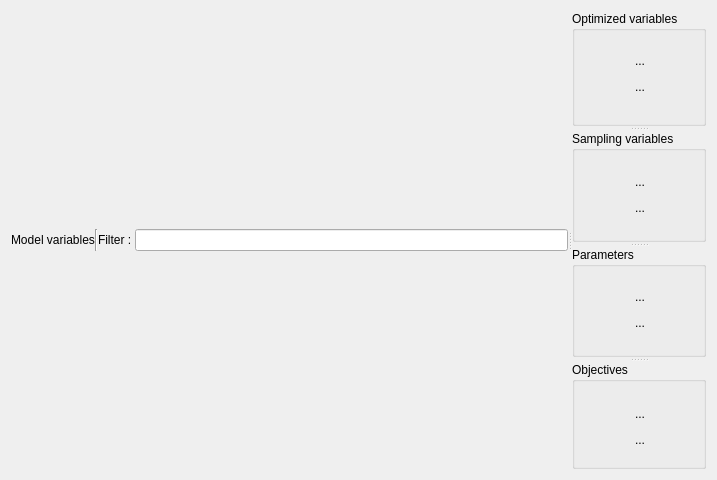
<?xml version="1.0" encoding="UTF-8"?>
<ui version="4.0">
 <class>WidgetSelectEditVarsClass</class>
 <widget class="QWidget" name="WidgetSelectEditVarsClass">
  <property name="geometry">
   <rect>
    <x>0</x>
    <y>0</y>
    <width>717</width>
    <height>480</height>
   </rect>
  </property>
  <property name="windowTitle">
   <string>Form</string>
  </property>
  <property name="locale">
   <locale language="C" country="AnyCountry"/>
  </property>
  <layout class="QGridLayout" name="gridLayout_2">
   <item row="0" column="0">
    <layout class="QGridLayout" name="layoutToolBar"/>
   </item>
   <item row="1" column="0">
    <widget class="QSplitter" name="splitter_2">
     <property name="orientation">
      <enum>Qt::Horizontal</enum>
     </property>
     <widget class="QWidget" name="widgetAllVars" native="true">
      <layout class="QGridLayout" name="gridLayout_3">
       <property name="margin">
        <number>0</number>
       </property>
       <property name="spacing">
        <number>0</number>
       </property>
       <item row="0" column="0">
        <layout class="QGridLayout" name="layoutAllVars">
         <property name="topMargin">
          <number>0</number>
         </property>
         <property name="bottomMargin">
          <number>0</number>
         </property>
         <item row="1" column="1" colspan="2">
          <layout class="QHBoxLayout" name="horizontalLayout_2">
           <item>
            <widget class="QLabel" name="label_2">
             <property name="sizePolicy">
              <sizepolicy hsizetype="Preferred" vsizetype="Fixed">
               <horstretch>0</horstretch>
               <verstretch>0</verstretch>
              </sizepolicy>
             </property>
             <property name="text">
              <string>Model variables</string>
             </property>
            </widget>
           </item>
           <item>
            <widget class="Line" name="line">
             <property name="sizePolicy">
              <sizepolicy hsizetype="Fixed" vsizetype="Ignored">
               <horstretch>0</horstretch>
               <verstretch>0</verstretch>
              </sizepolicy>
             </property>
             <property name="orientation">
              <enum>Qt::Vertical</enum>
             </property>
            </widget>
           </item>
           <item>
            <widget class="QLabel" name="label">
             <property name="sizePolicy">
              <sizepolicy hsizetype="Preferred" vsizetype="Maximum">
               <horstretch>0</horstretch>
               <verstretch>0</verstretch>
              </sizepolicy>
             </property>
             <property name="text">
              <string>Filter : </string>
             </property>
            </widget>
           </item>
           <item>
            <widget class="QLineEdit" name="lineVariableFilter">
             <property name="sizePolicy">
              <sizepolicy hsizetype="Expanding" vsizetype="Maximum">
               <horstretch>0</horstretch>
               <verstretch>0</verstretch>
              </sizepolicy>
             </property>
            </widget>
           </item>
          </layout>
         </item>
         <item row="2" column="1" colspan="2">
          <layout class="QVBoxLayout" name="layoutTableVariables"/>
         </item>
        </layout>
       </item>
      </layout>
     </widget>
     <widget class="QSplitter" name="splitter">
      <property name="frameShape">
       <enum>QFrame::NoFrame</enum>
      </property>
      <property name="frameShadow">
       <enum>QFrame::Raised</enum>
      </property>
      <property name="lineWidth">
       <number>20</number>
      </property>
      <property name="midLineWidth">
       <number>20</number>
      </property>
      <property name="orientation">
       <enum>Qt::Vertical</enum>
      </property>
      <property name="handleWidth">
       <number>5</number>
      </property>
      <property name="childrenCollapsible">
       <bool>false</bool>
      </property>
      <widget class="MyGroupBox" name="groupOptimized">
       <property name="title">
        <string>Optimized variables</string>
       </property>
       <property name="checkable">
        <bool>false</bool>
       </property>
       <layout class="QGridLayout" name="gridLayout_8">
        <property name="leftMargin">
         <number>3</number>
        </property>
        <property name="topMargin">
         <number>0</number>
        </property>
        <property name="rightMargin">
         <number>0</number>
        </property>
        <property name="bottomMargin">
         <number>0</number>
        </property>
        <property name="horizontalSpacing">
         <number>3</number>
        </property>
        <item row="0" column="4" rowspan="5">
         <layout class="QVBoxLayout" name="layoutOptimizedVars">
          <property name="spacing">
           <number>0</number>
          </property>
         </layout>
        </item>
        <item row="0" column="0">
         <spacer name="verticalSpacer_2">
          <property name="orientation">
           <enum>Qt::Vertical</enum>
          </property>
          <property name="sizeHint" stdset="0">
           <size>
            <width>20</width>
            <height>40</height>
           </size>
          </property>
         </spacer>
        </item>
        <item row="1" column="0">
         <widget class="QToolButton" name="pushAddVariables">
          <property name="minimumSize">
           <size>
            <width>20</width>
            <height>20</height>
           </size>
          </property>
          <property name="text">
           <string>...</string>
          </property>
          <property name="icon">
           <iconset resource="../../../GUI/Resources/CERESGui.qrc">
            <normaloff>:/Add</normaloff>:/Add</iconset>
          </property>
          <property name="iconSize">
           <size>
            <width>12</width>
            <height>12</height>
           </size>
          </property>
          <property name="autoRaise">
           <bool>true</bool>
          </property>
         </widget>
        </item>
        <item row="2" column="0">
         <widget class="QToolButton" name="pushRemoveVariables">
          <property name="minimumSize">
           <size>
            <width>20</width>
            <height>20</height>
           </size>
          </property>
          <property name="text">
           <string>...</string>
          </property>
          <property name="icon">
           <iconset resource="../../../GUI/Resources/CERESGui.qrc">
            <normaloff>:/Delete</normaloff>:/Delete</iconset>
          </property>
          <property name="iconSize">
           <size>
            <width>12</width>
            <height>12</height>
           </size>
          </property>
          <property name="autoRaise">
           <bool>true</bool>
          </property>
         </widget>
        </item>
        <item row="3" column="0">
         <spacer name="verticalSpacer">
          <property name="orientation">
           <enum>Qt::Vertical</enum>
          </property>
          <property name="sizeHint" stdset="0">
           <size>
            <width>20</width>
            <height>40</height>
           </size>
          </property>
         </spacer>
        </item>
       </layout>
      </widget>
      <widget class="MyGroupBox" name="groupSampling">
       <property name="title">
        <string>Sampling variables</string>
       </property>
       <property name="checkable">
        <bool>false</bool>
       </property>
       <layout class="QGridLayout" name="gridLayout_9">
        <property name="leftMargin">
         <number>3</number>
        </property>
        <property name="topMargin">
         <number>0</number>
        </property>
        <property name="rightMargin">
         <number>0</number>
        </property>
        <property name="bottomMargin">
         <number>0</number>
        </property>
        <property name="horizontalSpacing">
         <number>3</number>
        </property>
        <item row="0" column="1" rowspan="5">
         <layout class="QVBoxLayout" name="layoutSamplingVars"/>
        </item>
        <item row="0" column="0">
         <spacer name="verticalSpacer_4">
          <property name="orientation">
           <enum>Qt::Vertical</enum>
          </property>
          <property name="sizeHint" stdset="0">
           <size>
            <width>20</width>
            <height>40</height>
           </size>
          </property>
         </spacer>
        </item>
        <item row="3" column="0">
         <spacer name="verticalSpacer_3">
          <property name="orientation">
           <enum>Qt::Vertical</enum>
          </property>
          <property name="sizeHint" stdset="0">
           <size>
            <width>20</width>
            <height>40</height>
           </size>
          </property>
         </spacer>
        </item>
        <item row="1" column="0">
         <widget class="QToolButton" name="pushAddSampling">
          <property name="minimumSize">
           <size>
            <width>20</width>
            <height>20</height>
           </size>
          </property>
          <property name="text">
           <string>...</string>
          </property>
          <property name="icon">
           <iconset resource="../../../GUI/Resources/CERESGui.qrc">
            <normaloff>:/Add</normaloff>:/Add</iconset>
          </property>
          <property name="iconSize">
           <size>
            <width>12</width>
            <height>12</height>
           </size>
          </property>
          <property name="autoRaise">
           <bool>true</bool>
          </property>
         </widget>
        </item>
        <item row="2" column="0">
         <widget class="QToolButton" name="pushRemoveSampling">
          <property name="minimumSize">
           <size>
            <width>20</width>
            <height>20</height>
           </size>
          </property>
          <property name="text">
           <string>...</string>
          </property>
          <property name="icon">
           <iconset resource="../../../GUI/Resources/CERESGui.qrc">
            <normaloff>:/Delete</normaloff>:/Delete</iconset>
          </property>
          <property name="iconSize">
           <size>
            <width>12</width>
            <height>12</height>
           </size>
          </property>
          <property name="autoRaise">
           <bool>true</bool>
          </property>
         </widget>
        </item>
       </layout>
      </widget>
      <widget class="MyGroupBox" name="groupParameters">
       <property name="title">
        <string>Parameters</string>
       </property>
       <property name="checkable">
        <bool>false</bool>
       </property>
       <layout class="QGridLayout" name="gridLayout_10">
        <property name="leftMargin">
         <number>3</number>
        </property>
        <property name="topMargin">
         <number>0</number>
        </property>
        <property name="rightMargin">
         <number>0</number>
        </property>
        <property name="bottomMargin">
         <number>0</number>
        </property>
        <property name="horizontalSpacing">
         <number>3</number>
        </property>
        <item row="0" column="1" rowspan="5">
         <layout class="QGridLayout" name="layoutOvervars"/>
        </item>
        <item row="0" column="0">
         <spacer name="verticalSpacer_9">
          <property name="orientation">
           <enum>Qt::Vertical</enum>
          </property>
          <property name="sizeHint" stdset="0">
           <size>
            <width>20</width>
            <height>40</height>
           </size>
          </property>
         </spacer>
        </item>
        <item row="3" column="0">
         <spacer name="verticalSpacer_10">
          <property name="orientation">
           <enum>Qt::Vertical</enum>
          </property>
          <property name="sizeHint" stdset="0">
           <size>
            <width>20</width>
            <height>40</height>
           </size>
          </property>
         </spacer>
        </item>
        <item row="1" column="0">
         <widget class="QToolButton" name="pushAddParam">
          <property name="minimumSize">
           <size>
            <width>20</width>
            <height>20</height>
           </size>
          </property>
          <property name="text">
           <string>...</string>
          </property>
          <property name="icon">
           <iconset resource="../../../GUI/Resources/CERESGui.qrc">
            <normaloff>:/Add</normaloff>:/Add</iconset>
          </property>
          <property name="iconSize">
           <size>
            <width>12</width>
            <height>12</height>
           </size>
          </property>
          <property name="autoRaise">
           <bool>true</bool>
          </property>
         </widget>
        </item>
        <item row="2" column="0">
         <widget class="QToolButton" name="pushRemoveParam">
          <property name="minimumSize">
           <size>
            <width>20</width>
            <height>20</height>
           </size>
          </property>
          <property name="text">
           <string>...</string>
          </property>
          <property name="icon">
           <iconset resource="../../../GUI/Resources/CERESGui.qrc">
            <normaloff>:/Delete</normaloff>:/Delete</iconset>
          </property>
          <property name="iconSize">
           <size>
            <width>12</width>
            <height>12</height>
           </size>
          </property>
          <property name="autoRaise">
           <bool>true</bool>
          </property>
         </widget>
        </item>
       </layout>
      </widget>
      <widget class="MyGroupBox" name="groupObjectives">
       <property name="title">
        <string>Objectives</string>
       </property>
       <property name="checkable">
        <bool>false</bool>
       </property>
       <layout class="QGridLayout" name="gridLayout">
        <property name="leftMargin">
         <number>3</number>
        </property>
        <property name="topMargin">
         <number>0</number>
        </property>
        <property name="rightMargin">
         <number>0</number>
        </property>
        <property name="bottomMargin">
         <number>0</number>
        </property>
        <property name="horizontalSpacing">
         <number>3</number>
        </property>
        <item row="0" column="1" rowspan="4">
         <layout class="QVBoxLayout" name="layoutObjectives"/>
        </item>
        <item row="0" column="0">
         <spacer name="verticalSpacer_5">
          <property name="orientation">
           <enum>Qt::Vertical</enum>
          </property>
          <property name="sizeHint" stdset="0">
           <size>
            <width>20</width>
            <height>40</height>
           </size>
          </property>
         </spacer>
        </item>
        <item row="3" column="0">
         <spacer name="verticalSpacer_6">
          <property name="orientation">
           <enum>Qt::Vertical</enum>
          </property>
          <property name="sizeHint" stdset="0">
           <size>
            <width>20</width>
            <height>40</height>
           </size>
          </property>
         </spacer>
        </item>
        <item row="1" column="0">
         <widget class="QToolButton" name="pushAddObjectives">
          <property name="minimumSize">
           <size>
            <width>20</width>
            <height>20</height>
           </size>
          </property>
          <property name="text">
           <string>...</string>
          </property>
          <property name="icon">
           <iconset resource="../../../GUI/Resources/CERESGui.qrc">
            <normaloff>:/Add</normaloff>:/Add</iconset>
          </property>
          <property name="iconSize">
           <size>
            <width>12</width>
            <height>12</height>
           </size>
          </property>
          <property name="autoRaise">
           <bool>true</bool>
          </property>
         </widget>
        </item>
        <item row="2" column="0">
         <widget class="QToolButton" name="pushRemoveObjectives">
          <property name="minimumSize">
           <size>
            <width>20</width>
            <height>20</height>
           </size>
          </property>
          <property name="text">
           <string>...</string>
          </property>
          <property name="icon">
           <iconset resource="../../../GUI/Resources/CERESGui.qrc">
            <normaloff>:/Delete</normaloff>:/Delete</iconset>
          </property>
          <property name="iconSize">
           <size>
            <width>12</width>
            <height>12</height>
           </size>
          </property>
          <property name="autoRaise">
           <bool>true</bool>
          </property>
         </widget>
        </item>
       </layout>
      </widget>
     </widget>
    </widget>
   </item>
  </layout>
 </widget>
 <customwidgets>
  <customwidget>
   <class>MyGroupBox</class>
   <extends>QGroupBox</extends>
   <header>GuiTools.h</header>
   <container>1</container>
  </customwidget>
 </customwidgets>
 <resources>
  <include location="../../../GUI/Resources/CERESGui.qrc"/>
  <include location="../../../GUI/Resources/CERESGui.qrc"/>
  <include location="../../../GUI/Resources/CERESGui.qrc"/>
 </resources>
 <connections/>
</ui>
